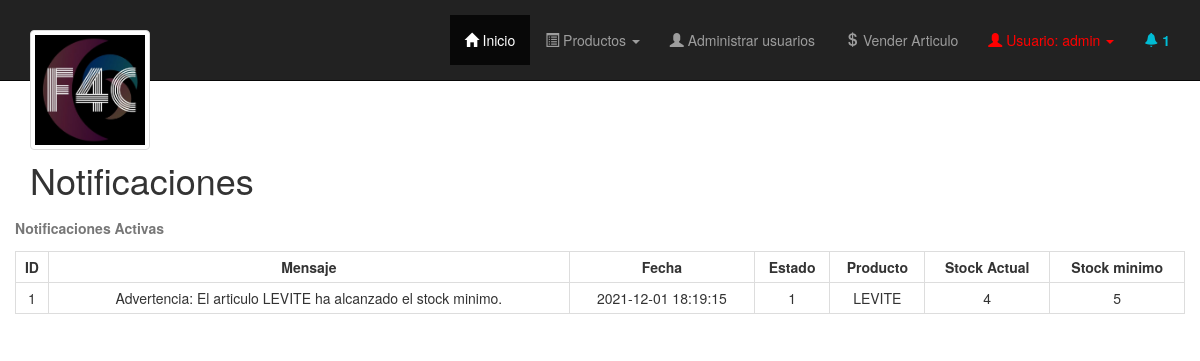
The app's page /vistas/notificaciones.php (signed in) with its own data.
### tables this page shows
CREATE TABLE `notificaciones` (
  `id_notificacion` int NOT NULL AUTO_INCREMENT,
  `mensaje` text NOT NULL,
  `fecha` datetime NOT NULL DEFAULT CURRENT_TIMESTAMP,
  `estado` tinyint NOT NULL DEFAULT '1',
  `id_producto` int NOT NULL,
  PRIMARY KEY (`id_notificacion`),
  KEY `Relacion_notifiacion_articulo_idx` (`id_producto`),
  CONSTRAINT `Relacion_notifiacion_articulo` FOREIGN KEY (`id_producto`) REFERENCES `articulos` (`id_producto`)
);

CREATE TABLE `articulos` (
  `id_producto` int NOT NULL AUTO_INCREMENT,
  `id_categoria` int NOT NULL,
  `id_usuario` int NOT NULL,
  `nombre` varchar(50) DEFAULT NULL,
  `descripcion` varchar(500) DEFAULT NULL,
  `cantidad` int DEFAULT NULL,
  `cantidad_min` int DEFAULT NULL,
  `precio` float DEFAULT NULL,
  `fechaCaptura` date DEFAULT NULL,
  PRIMARY KEY (`id_producto`)
);

### clases/Notificaciones.php (called while the page is built, shortened)
<?php
class notificaciones{
    public function countNotificaciones (){
        $c=new conectar();
		$conexion=$c->conexion();
        $stmt = $conexion->prepare("SELECT * FROM notificaciones  WHERE estado = 1");
        $stmt->execute();
        $result = $stmt->get_result();
        $cantNotif = mysqli_num_rows($result);
        return $cantNotif;
    }
}
?>

### vistas/notificaciones.php (the view, shortened to what this page needs)
<?php
if(isset($_SESSION['usuario'])){
	?>
<!DOCTYPE html>
<html>
<head>
    <?php require_once "menu.php"; ?>
    <?php require_once "../clases/Conexion.php";
		$c= new conectar();
		$conexion=$c->conexion();
		$sql="SELECT * FROM notificaciones INNER JOIN articulos ON articulos.id_producto = notificaciones.id_producto WHERE estado = 1 ORDER BY notificaciones.id_notificacion";
		$result=mysqli_query($conexion,$sql);
		?>
</head>
<body>
    <div class="container">
        <h1>Notificaciones</h1>
        <div class="row">
            <div class="col-12">
                <div id="tablaArticulosLoad">
                    <?php if(mysqli_num_rows($result)): ?>
                    <table class="table table-hover table-condensed table-bordered" style="text-align: center;">
                        <caption><label>Notificaciones Activas</label></caption>
                        <tr>
                            <th class="text-center">ID</th>
                            <th class="text-center">Mensaje</th>
                            <th class="text-center">Fecha</th>
                            <th class="text-center">Estado</th>
                            <th class="text-center">Producto</th>
                            <th class="text-center">Stock Actual</th>
                            <th class="text-center">Stock minimo</th>
                        </tr>
                        <?php while($notif = $result->fetch_assoc()): ?>
                        <tr>
                            <td><?php echo $notif['id_notificacion']; ?></td>
                            <td><?php echo $notif['mensaje']; ?></td>
                            <td><?php echo $notif['fecha']; ?></td>
                            <td><?php echo $notif['estado']; ?></td>
                            <td><?php echo $notif['nombre']; ?></td>
                            <td><?php echo $notif['cantidad']; ?></td>
                            <td><?php echo $notif['cantidad_min']; ?></td>
                        </tr>
                        <?php endwhile; ?>
                    </table>
                    <?php else: ?>
                        <h2 class="bg-danger text-center">No hay notificaciones para mostrar.</h2>
                    <?php endif; ?>
                </div>
            </div>
        </div>
    </div>
</body>
</html>
<?php
}else{
	header("location:../index.php");
}
?>

### vistas/dependencias.php (shortened to what this page needs)
<link rel="stylesheet" type="text/css" href="../librerias/alertifyjs/css/alertify.css">
<link rel="stylesheet" type="text/css" href="../librerias/alertifyjs/css/themes/default.css">
<link rel="stylesheet" type="text/css" href="../librerias/bootstrap/css/bootstrap.css">
<link rel="stylesheet" type="text/css" href="../librerias/select2/css/select2.css">
<link rel="stylesheet" type="text/css" href="../css/menu.css">

### vistas/menu.php (shortened to what this page needs)
<?php
require_once "dependencias.php";
require_once "../clases/Notificaciones.php";
$notif = new Notificaciones();
$notif->controlarStock();
$notif->controlNotificacionesActivas();
$cantNotif = $notif->countNotificaciones();
?>
<!DOCTYPE html>
<html>
<head>
</head>
<body>
  <div id="nav">
    <div class="navbar navbar-inverse navbar-fixed-top" data-spy="affix" data-offset-top="100">
      <div class="container">
        <div class="navbar-header">
          <a class="navbar-brand" href="inicio.php"><img class="img-responsive logo img-thumbnail" src="../img/F4C.jpg" alt="" width="120px" height="120px"></a>
        </div>
        <div id="navbar" class="collapse navbar-collapse">
          <ul class="nav navbar-nav navbar-right">
            <li class="active"><a href="inicio.php"><span class="glyphicon glyphicon-home"></span> Inicio</a>
            </li>
          <li class="dropdown">
            <a href="#" class="dropdown-toggle" data-toggle="dropdown" role="button" aria-haspopup="true" aria-expanded="false"><span class="glyphicon glyphicon-list-alt"></span> Productos <span class="caret"></span></a>
          </li>
        <?php
        if($_SESSION['usuario']=="admin"):
         ?>
           <li><a href="usuarios.php"><span class="glyphicon glyphicon-user"></span> Administrar usuarios</a>
            </li>
         <?php
       endif;
          ?>
          <li><a href="ventas.php"><span class="glyphicon glyphicon-usd"></span> Vender Articulo</a>
          </li>
          <li class="dropdown" >
            <a href="#" style="color: red"  class="dropdown-toggle" data-toggle="dropdown" role="button" aria-haspopup="true" aria-expanded="false"><span class="glyphicon glyphicon-user"></span> Usuario: <?php echo $_SESSION['usuario']; ?>  <span class="caret"></span></a>
          </li>
          <?php if($cantNotif > 0): ?>
           <li><a href="notificaciones.php" class="btn-notif"><span class="glyphicon glyphicon-bell"></span> <?php echo $cantNotif; ?></a>
            </li>
          <?php endif; ?>
        </ul>
      </div>
    </div>
  </div>
</div>
</body>
</html>

### css/menu.css (style rules this page uses)
html,body { height:100%; padding-top:70px; }
.affix-top { padding-top:15px; padding-bottom:15px; -webkit-transition:padding 0.5s linear; -moz-transition:padding 0.5s linear; -o-transition:padding 0.5s linear; transition:padding 0.5s linear; }
.btn-notif { color: #00bcd4!important; font-weight: bold; border-radius: 5px; }

### records on screen
notificaciones: id_notificacion "1", mensaje "Advertencia: El articulo LEVITE ha alcanzado el stock minimo.", fecha "2021-12-01 18:19:15", estado "1", id_producto.nombre "LEVITE", id_producto.cantidad "4", id_producto.cantidad_min "5"

### other values on screen
$_SESSION['usuario'] "admin"
$cantNotif "1"
